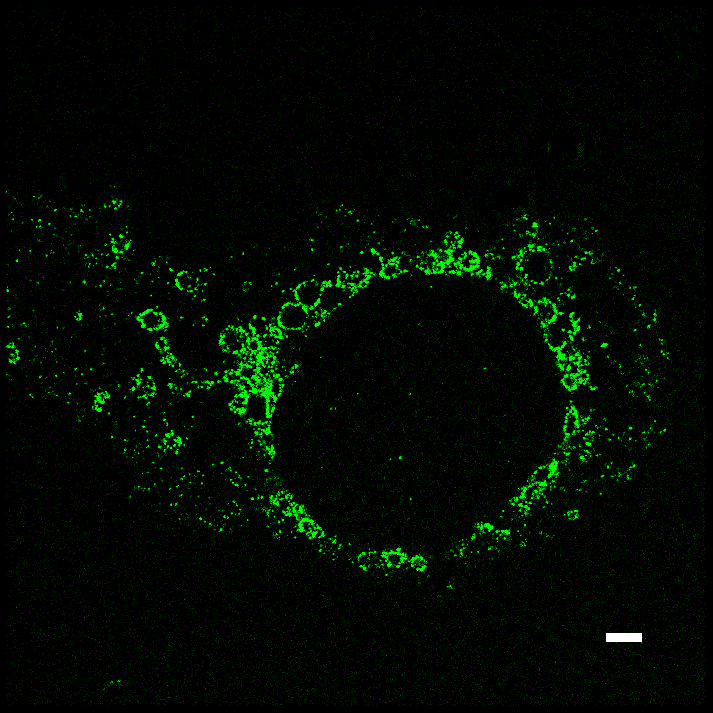
#> input picture Dataset/image1.png, 713 x 713 px, found by its file name
$ jupyter execute --allow-errors Code.ipynb   (shell and % lines are left out)
#> lines starting #> are read from the running program, lines starting #| are printed output that depends on the picture
[cell 1]
import pandas as pd
import matplotlib.pyplot as plt
import cv2
import numpy as np
from PIL import Image

[cell 2]
from google.colab import drive
drive.mount('/content/drive')

[cell 3]
# Load the original image
image1 = cv2.imread("/content/drive/MyDrive/Surge(Microscopic Image Analysis)/Dataset/image1.png")
#> image1 is the input picture: shape (713, 713, 3); mean B, G, R 0.2, 8.8, 0.2
# Display the image
plt.imshow(cv2.cvtColor(image1, cv2.COLOR_BGR2RGB))
plt.axis('off')  # Remove the axis labels
plt.show()

#> (a cell that did not finish here is left out)

[cell 5]
# Create a figure and axis
fig, ax = plt.subplots()

# Plot the image
ax.imshow(image1)

# Plot the circles
#> (the rest of this cell did not finish here and is left out)

[cell 6]
# Load the original image
image2 = cv2.imread("/content/drive/MyDrive/Surge(Microscopic Image Analysis)/Dataset/image2.png")
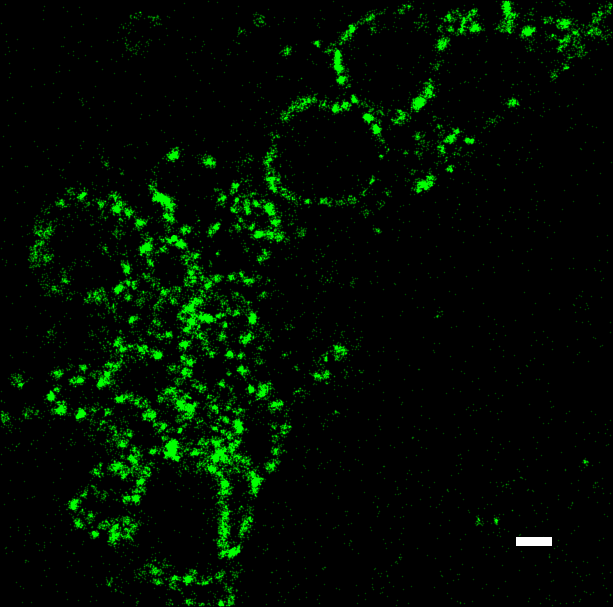
#> input picture Dataset/image2.png, 613 x 607 px, found by its file name
#> image2 is the input picture: shape (607, 613, 3); mean B, G, R 0.2, 13.4, 0.2
# Display the image
plt.imshow(cv2.cvtColor(image2, cv2.COLOR_BGR2RGB))
plt.axis('off')  # Remove the axis labels
plt.show()

#> (a cell that did not finish here is left out)

[cell 8]
# Create a figure and axis
fig, ax = plt.subplots()

# Plot the image
ax.imshow(image2)

# Plot the circles
#> (the rest of this cell did not finish here and is left out)

[cell 9]

from stardist.models import StarDist2D

# Prints a list of available models
StarDist2D.from_pretrained()
#> (this line was passed over: stardist is not available in this run)

# Creates a pretrained model
#> (the rest of this cell did not finish here and is left out)

[cell 10]
import cv2
import numpy as np
from stardist.models import StarDist2D
from stardist.data import test_image_nuclei_2d
from stardist.plot import render_label
from csbdeep.utils import normalize
import matplotlib.pyplot as plt

# Load your custom image
image_path = "/content/drive/MyDrive/Surge(Microscopic Image Analysis)/Dataset/image2.png"
img = cv2.imread(image_path, cv2.IMREAD_GRAYSCALE)
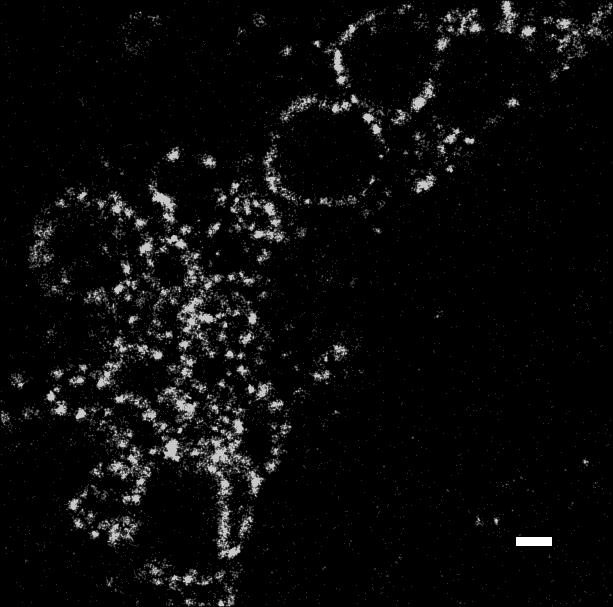
#> img: shape (607, 613); min 0, max 255, mean 10.2

# Normalize the image
#> (the rest of this cell did not finish here and is left out)

[cell 11]
import cv2
from stardist.models import StarDist2D
from skimage.measure import label, regionprops
import numpy as np

# Load the dotted image
image = cv2.imread('/content/drive/MyDrive/Surge(Microscopic Image Analysis)/Dataset/image2.png')

# Preprocess the image (adjust as needed)
gray = cv2.cvtColor(image, cv2.COLOR_BGR2GRAY)
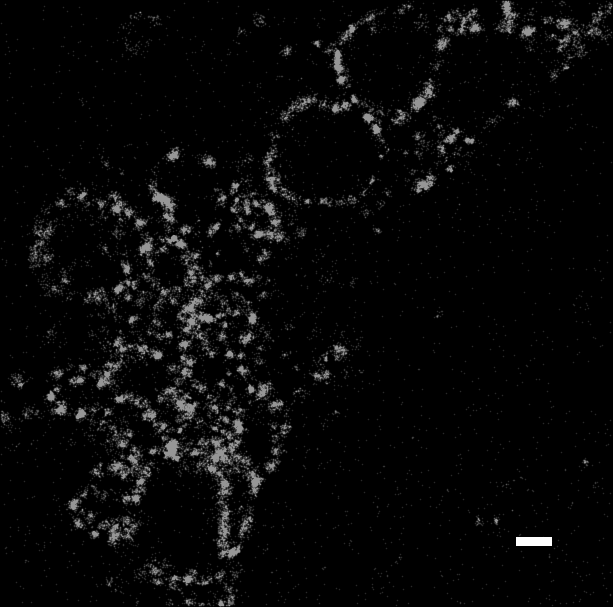
#> gray: shape (607, 613); min 0, max 255, mean 8
gray = cv2.GaussianBlur(gray, (3, 3), 0)

# Load the pre-trained StarDist model
#> (the rest of this cell did not finish here and is left out)

[cell 12]
import tensorflow as tf
from tensorflow.keras import layers
from tensorflow.keras.preprocessing.image import ImageDataGenerator
import os
import cv2
import numpy as np
import matplotlib.pyplot as plt

[cell 13]
# Set the paths to your dataset
raw_images_dir = '/content/drive/MyDrive/Surge(Microscopic Image Analysis)/Dataset/raw_images'
marked_images_dir = '/content/drive/MyDrive/Surge(Microscopic Image Analysis)/Dataset/labelled_images'

[cell 14]
# Set the parameters for image preprocessing and data augmentation
batch_size = 32
target_size = (224, 224)  # Adjust the size based on your requirements

[cell 15]
# Custom generator to yield both raw and marked images
def custom_generator(raw_images_dir, marked_images_dir, batch_size, target_size):
    raw_datagen = ImageDataGenerator(rescale=1./255)
    marked_datagen = ImageDataGenerator(rescale=1./255)

    raw_generator = raw_datagen.flow_from_directory(
        raw_images_dir,
        target_size=target_size,
        batch_size=batch_size,
        class_mode=None,
        shuffle=True)

    marked_generator = marked_datagen.flow_from_directory(
        marked_images_dir,
        target_size=target_size,
        batch_size=batch_size,
        class_mode=None,
        shuffle=True)

    while True:
        raw_images = raw_generator.next()
        marked_images = marked_generator.next()
        yield raw_images, marked_images

#> (a cell that did not finish here is left out)

#> (a cell that did not finish here is left out)

[cell 18]
# Create custom generator for training
train_generator = custom_generator(raw_images_dir, marked_images_dir, batch_size, target_size)

#> (a cell that did not finish here is left out)

#> (a cell that did not finish here is left out)

[cell 21]
# Provide the path to the new image for prediction
new_image_path = '/content/drive/MyDrive/Surge(Microscopic Image Analysis)/Dataset/additional/image_0_560.jpg'
img = cv2.imread(new_image_path)
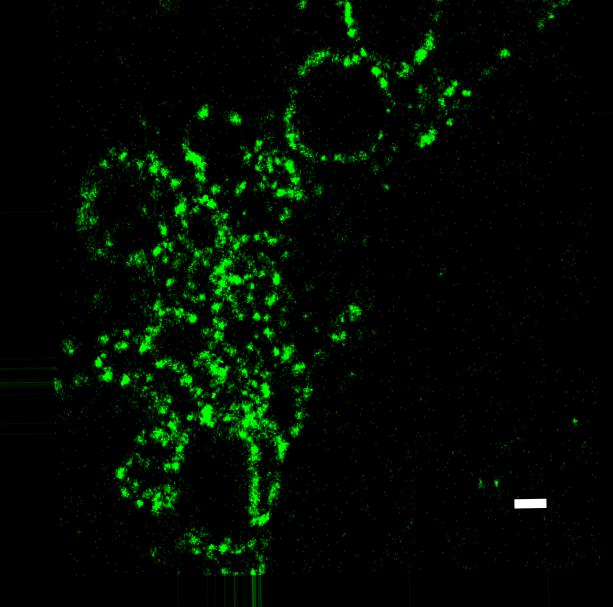
#> input picture Dataset/additional_image2/image_0_560.jpg, 613 x 607 px, found by its file name
#> img is the input picture: shape (607, 613, 3); mean B, G, R 2.2, 11.6, 2.1
img = cv2.cvtColor(img, cv2.COLOR_BGR2RGB)
img = cv2.resize(img, target_size)
#> img: shape (224, 224, 3)

[cell 22]
# Normalize the image
normalized_img = img / 255.0
